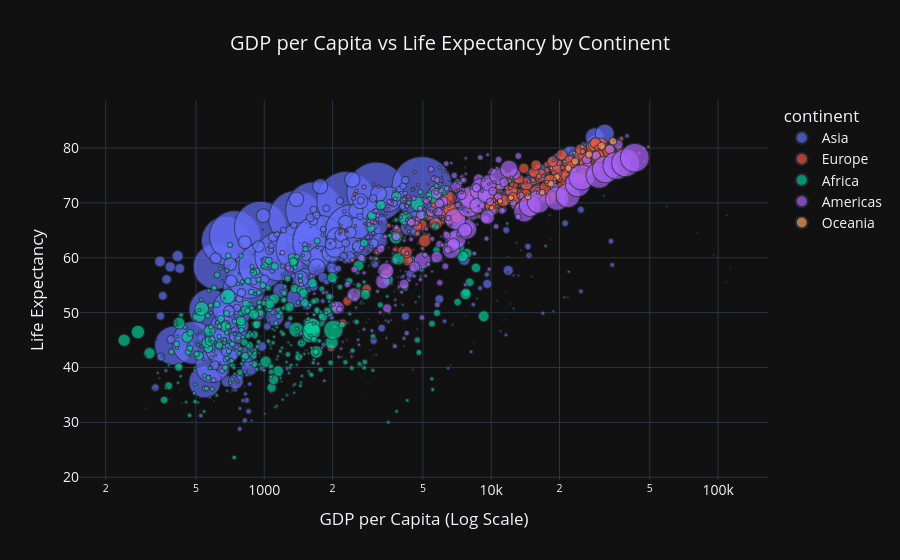

The notebook cell saved with this chart:
### Markdown cell above
### **Interactive Scatter Plot**

### Code cell
# Import libraries
import plotly.express as px

# Load Gapminder dataset
df = px.data.gapminder()

# Create interactive scatter plot
fig = px.scatter(
    df,
    x="gdpPercap",
    y="lifeExp",
    color="continent",
    size="pop",
    hover_name="country",
    log_x=True,
    size_max=60,
    title="GDP per Capita vs Life Expectancy by Continent",
    labels={
        "gdpPercap": "GDP per Capita (Log Scale)",
        "lifeExp": "Life Expectancy"
    }
)

# Improve layout
fig.update_layout(
    template="plotly_dark",   # Interactive dark theme
    title_x=0.5,              # Center title
    font=dict(size=14)
)

# Show interactive chart
fig.show()

### Figure 1 — Plotly figure (JSON) as saved in the notebook; plotly's stock layout.template omitted (floating-point values rounded to 4 significant figures; data arrays with more than 128 entries replaced by an {"elided": "..."} marker saying what was removed)
{"data": [{"hovertemplate": "<b>%{hovertext}</b><br><br>continent=Asia<br>GDP per Capita (Log Scale)=%{x}<br>Life Expectancy=%{y}<br>pop=%{marker.size}<extra></extra>", "hovertext": {"elided": "396 str values"}, "legendgroup": "Asia", "marker": {"color": "#636efa", "size": {"elided": "396 int values"}, "sizemode": "area", "sizeref": 366300.0, "symbol": "circle"}, "mode": "markers", "name": "Asia", "showlegend": true, "type": "scattergl", "x": {"elided": "396 float values"}, "xaxis": "x", "y": {"elided": "396 float values"}, "yaxis": "y"}, {"hovertemplate": "<b>%{hovertext}</b><br><br>continent=Europe<br>GDP per Capita (Log Scale)=%{x}<br>Life Expectancy=%{y}<br>pop=%{marker.size}<extra></extra>", "hovertext": {"elided": "360 str values"}, "legendgroup": "Europe", "marker": {"color": "#EF553B", "size": {"elided": "360 int values"}, "sizemode": "area", "sizeref": 366300.0, "symbol": "circle"}, "mode": "markers", "name": "Europe", "showlegend": true, "type": "scattergl", "x": {"elided": "360 float values"}, "xaxis": "x", "y": {"elided": "360 float values"}, "yaxis": "y"}, {"hovertemplate": "<b>%{hovertext}</b><br><br>continent=Africa<br>GDP per Capita (Log Scale)=%{x}<br>Life Expectancy=%{y}<br>pop=%{marker.size}<extra></extra>", "hovertext": {"elided": "624 str values"}, "legendgroup": "Africa", "marker": {"color": "#00cc96", "size": {"elided": "624 int values"}, "sizemode": "area", "sizeref": 366300.0, "symbol": "circle"}, "mode": "markers", "name": "Africa", "showlegend": true, "type": "scattergl", "x": {"elided": "624 float values"}, "xaxis": "x", "y": {"elided": "624 float values"}, "yaxis": "y"}, {"hovertemplate": "<b>%{hovertext}</b><br><br>continent=Americas<br>GDP per Capita (Log Scale)=%{x}<br>Life Expectancy=%{y}<br>pop=%{marker.size}<extra></extra>", "hovertext": {"elided": "300 str values"}, "legendgroup": "Americas", "marker": {"color": "#ab63fa", "size": {"elided": "300 int values"}, "sizemode": "area", "sizeref": 366300.0, "symbol": "circle"}, "mode": "markers", "name": "Americas", "showlegend": true, "type": "scattergl", "x": {"elided": "300 float values"}, "xaxis": "x", "y": {"elided": "300 float values"}, "yaxis": "y"}, {"hovertemplate": "<b>%{hovertext}</b><br><br>continent=Oceania<br>GDP per Capita (Log Scale)=%{x}<br>Life Expectancy=%{y}<br>pop=%{marker.size}<extra></extra>", "hovertext": ["Australia", "Australia", "Australia", "Australia", "Australia", "Australia", "Australia", "Australia", "Australia", "Australia", "Australia", "Australia", "New Zealand", "New Zealand", "New Zealand", "New Zealand", "New Zealand", "New Zealand", "New Zealand", "New Zealand", "New Zealand", "New Zealand", "New Zealand", "New Zealand"], "legendgroup": "Oceania", "marker": {"color": "#FFA15A", "size": [8691212, 9712569, 10794968, 11872264, 13177000, 14074100, 15184200, 16257249, 17481977, 18565243, 19546792, 20434176, 1994794, 2229407, 2488550, 2728150, 2929100, 3164900, 3210650, 3317166, 3437674, 3676187, 3908037, 4115771], "sizemode": "area", "sizeref": 366300.0, "symbol": "circle"}, "mode": "markers", "name": "Oceania", "showlegend": true, "type": "scattergl", "x": [10040.0, 10950.0, 12220.0, 14530.0, 16790.0, 18330.0, 19480.0, 21890.0, 23420.0, 27000.0, 30690.0, 34440.0, 10560.0, 12250.0, 13180.0, 14460.0, 16050.0, 16230.0, 17630.0, 19010.0, 18360.0, 21050.0, 23190.0, 25190.0], "xaxis": "x", "y": [69.12, 70.33, 70.93, 71.1, 71.93, 73.49, 74.74, 76.32, 77.56, 78.83, 80.37, 81.23, 69.39, 70.26, 71.24, 71.52, 71.89, 72.22, 73.84, 74.32, 76.33, 77.55, 79.11, 80.2], "yaxis": "y"}], "layout": {"font": {"size": 14}, "legend": {"itemsizing": "constant", "title": {"text": "continent"}, "tracegroupgap": 0}, "title": {"text": "GDP per Capita vs Life Expectancy by Continent", "x": 0.5}, "xaxis": {"anchor": "y", "domain": [0, 1], "title": {"text": "GDP per Capita (Log Scale)"}, "type": "log"}, "yaxis": {"anchor": "x", "domain": [0, 1], "title": {"text": "Life Expectancy"}}}}
